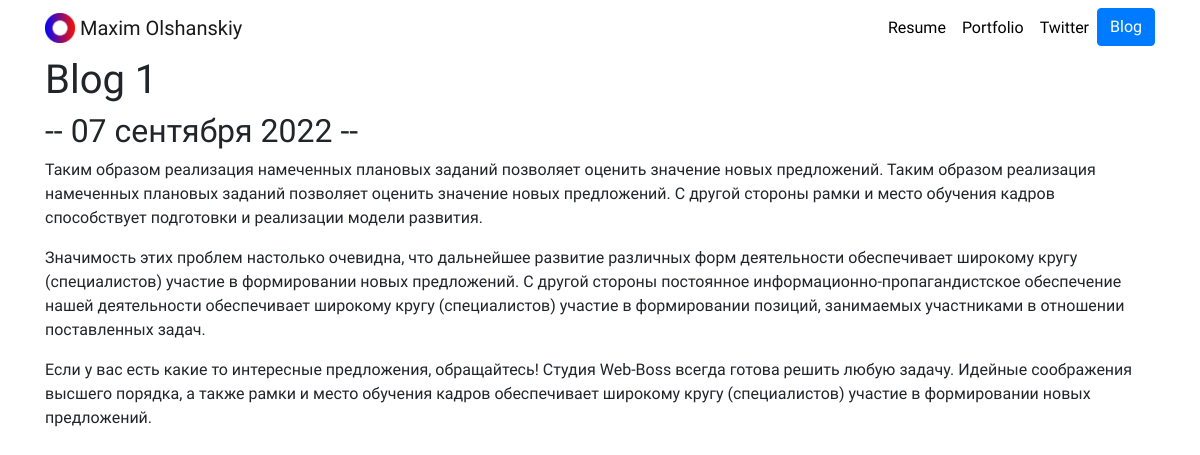
Page /blog/1/ on the committed database.
### blog/models.py (models this page shows, shortened)
class Blog(models.Model):
    title = models.CharField(max_length=100)
    date = models.DateField()
    description = models.TextField()

### blog/views.py (the view)
# urls.py: path('<int:blog_id>/', views.detail, name='detail'),
def detail(request, blog_id):
    blog = get_object_or_404(Blog, pk=blog_id)
    return render(request, 'blog/detail.html', {'blog':blog})

### blog/templates/blog/detail.html
{% extends 'portfolio/base.html' %}
{% block content %}
<h1>{{ blog.title }}</h1>
<h2> -- {{ blog.date|date:'d E Y' }} --</h2>
{{ blog.description|safe }}
{% endblock %}

### portfolio/static/portfolio/custom.css (style rules this page uses)
body { font-family: 'Raleway', sans-serif; }

### rows in the picture
Blog: title "Blog 1", date "07 сентября 2022", description "Таким образом реализация намеченных плановых заданий позволяет оценить значение новых предложений. Таким образом реализация намеченных плановых заданий позволяет оценить значение новых предложений. С другой стороны рамки и место обучения кадров способствует подготовки и реализации модели развития. Значимость этих проблем настолько очевидна, что дальнейшее развитие различных форм деятельности обеспечивает широкому кругу (специалистов) участие в формировании новых предложений. С другой стороны постоянное информационно-пропагандистское обеспечение нашей деятельности обеспечивает широкому кругу (специалистов) участие в формировании позиций, занимаемых участниками в отношении поставленных задач.…"
